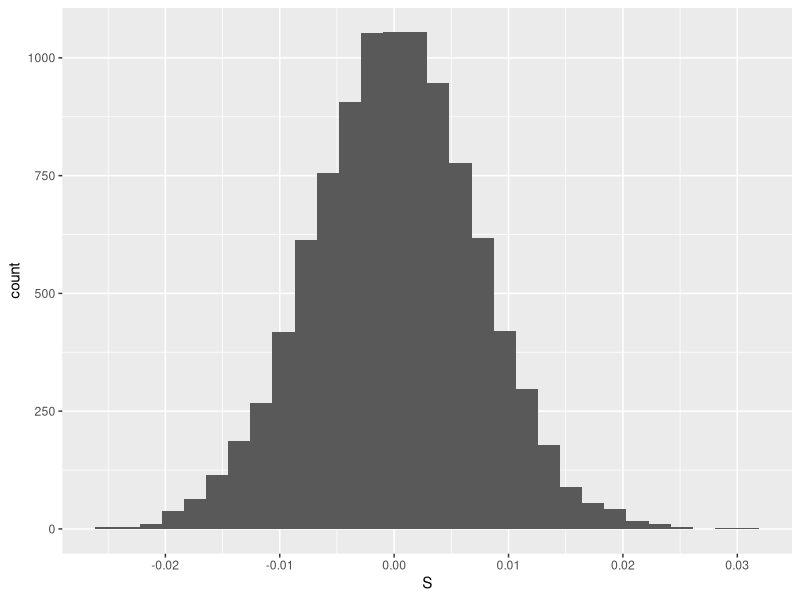

Generate this figure with R:
## ---- chunk 1
knitr::opts_chunk$set(cache=T,message=F,warning=F)
## ---- chunk 2
library(purrr)
simulate_S = function(){
  
  lots_of_random_variables = rbernoulli(n = 1000, p = 1/2)
  X = mean(lots_of_random_variables)
  
  ## or, you could write:
  # X = rbinom(n = 1, size = 1000, prob = 1/2) / 1000
  
  S = X - 1/2
  return(S)
}
## ---- chunk 3
check_if_S_in_surprising_set = function(S){
  return(abs(S) >= .04)
}
## ---- chunk 4
library(dplyr)
r = 10000
monte_carlo = data.frame(replicate = 1:r, 
                         S = rep(NA,r), 
                         S_in_suprising_set = rep(NA, r)) 
for(i in 1:r){
  monte_carlo$S[i] = simulate_S()
  monte_carlo$S_in_suprising_set[i] = check_if_S_in_surprising_set(monte_carlo$S[i])
 }
monte_carlo = as_tibble(monte_carlo)
monte_carlo %>% summarise(mean(S_in_suprising_set))
## ---- chunk 5
check_if_S_in_surprising_set = function(S){
  return(abs(S) >= .02)  # why .02????
}
library(dplyr)
r = 10000
monte_carlo = data.frame(replicate = 1:r, 
                         S = rep(NA,r), 
                         S_in_suprising_set = rep(NA, r)) 
for(i in 1:r){
  monte_carlo$S[i] = simulate_S()
  monte_carlo$S_in_suprising_set[i] = check_if_S_in_surprising_set(monte_carlo$S[i])
 }
monte_carlo = as_tibble(monte_carlo)
monte_carlo %>% summarise(mean(S_in_suprising_set))
## ---- chunk 6
simulate_S = function(){
  
  lots_of_random_variables = rbernoulli(n = 10000, p = 1/2)
  X = mean(lots_of_random_variables)
  
  ## or, you could write:
  # X = rbinom(n = 1, size = 10000, prob = 1/2) / 10000
  
  S = X - 1/2
  return(S)
}
r = 10000
monte_carlo = data.frame(replicate = 1:r, 
                         S = rep(NA,r), 
                         S_in_suprising_set = rep(NA, r)) 
for(i in 1:r){
  monte_carlo$S[i] = simulate_S()
  monte_carlo$S_in_suprising_set[i] = check_if_S_in_surprising_set(monte_carlo$S[i])
 }
monte_carlo = as_tibble(monte_carlo)
monte_carlo %>% summarise(mean(S_in_suprising_set))
## ---- chunk 7
s = (38800-39404)/(39404)
s
## ---- chunk 8
library(tidyverse)

# First, write a function to simulate S
simulate_S = function(){
  D2018 = rpois(1,39102)
  D2019 = rpois(1,39102)
  S = (D2019-D2018)/(D2018)
  return(S)
}
# Second, write a function to evaluate whether S \in A.
check_if_S_in_A = function(S){
  return(abs(S) > abs(s))
}
# Now, we are going to do it lots of times.  
# Let's arrange the simulations in a data.frame with three columns
r = 10000
monte_carlo = data.frame(replicate = 1:r, 
                         S = rep(NA,r), 
                         S_in_A = rep(NA, r)) 
for(i in 1:r){
  # monte_carlo$S[i] = simulate_S()
  # monte_carlo$S_in_A[i] = check_if_S_in_A(monte_carlo$X[i])
 
# I'm going to use the alterative way...
 monte_carlo[i,2] = simulate_S()
 monte_carlo[i,3] = check_if_S_in_A(monte_carlo[i,2])
}
monte_carlo = as_tibble(monte_carlo)
monte_carlo %>% summarise(mean(S_in_A))
## ---- chunk 9
monte_carlo %>% ggplot(aes(x = S)) + geom_histogram()
## ---- chunk 10
# enter the data:
odd = 20
even = 15
proportionOdd = odd/(odd+even)
proportionOdd
## ---- chunk 11
library(purrr)
simulate_S = function(){
  which_birthdays_are_odd = rbernoulli(n = 35, p = .5)   # why 35?  why .5?
  oddBirthdays = sum(which_birthdays_are_odd)
  proportionOdd = oddBirthdays/35
  S = proportionOdd
  # # rbernoulli comes from purrr. 
  # # if you prefer very concise code
  # # you could write:
  # X = rbinom(n = 1,size = 35,prob = .5)/35
  #  note that this concise code doesn't depend on purrr 
  return(S)
}
